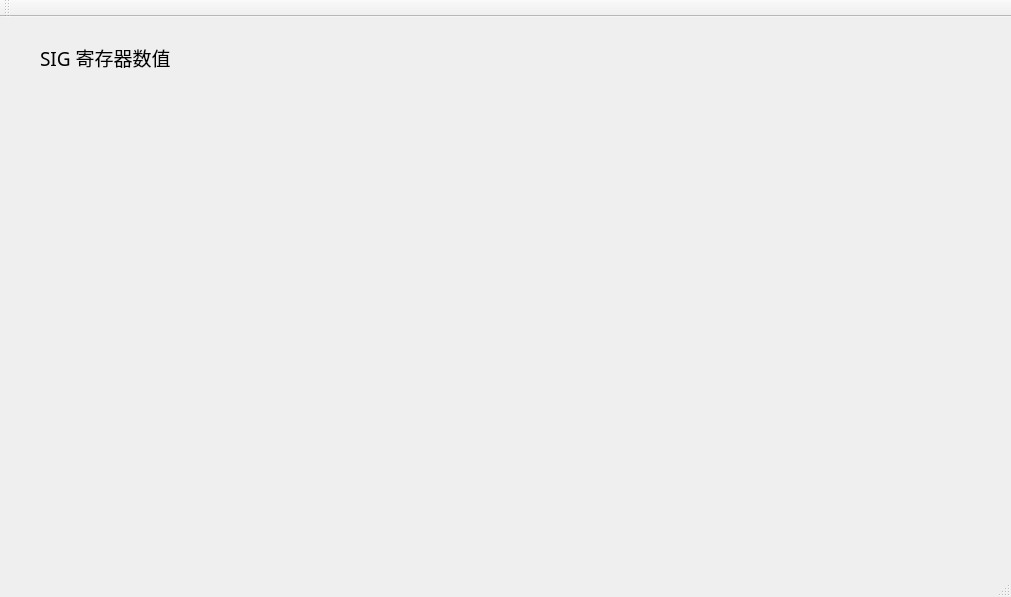
<?xml version="1.0" encoding="UTF-8"?>
<ui version="4.0">
 <class>MainWindow</class>
 <widget class="QMainWindow" name="MainWindow">
  <property name="geometry">
   <rect>
    <x>0</x>
    <y>0</y>
    <width>1011</width>
    <height>597</height>
   </rect>
  </property>
  <property name="windowTitle">
   <string>MainWindow</string>
  </property>
  <widget class="QWidget" name="centralWidget">
   <widget class="QLabel" name="label">
    <property name="geometry">
     <rect>
      <x>40</x>
      <y>30</y>
      <width>901</width>
      <height>21</height>
     </rect>
    </property>
    <property name="font">
     <font>
      <family>宋体</family>
      <pointsize>14</pointsize>
     </font>
    </property>
    <property name="text">
     <string>SIG 寄存器数值</string>
    </property>
   </widget>
  </widget>
  <widget class="QMenuBar" name="menuBar">
   <property name="geometry">
    <rect>
     <x>0</x>
     <y>0</y>
     <width>1011</width>
     <height>23</height>
    </rect>
   </property>
  </widget>
  <widget class="QToolBar" name="mainToolBar">
   <attribute name="toolBarArea">
    <enum>TopToolBarArea</enum>
   </attribute>
   <attribute name="toolBarBreak">
    <bool>false</bool>
   </attribute>
  </widget>
  <widget class="QStatusBar" name="statusBar"/>
 </widget>
 <layoutdefault spacing="6" margin="11"/>
 <resources/>
 <connections/>
</ui>
